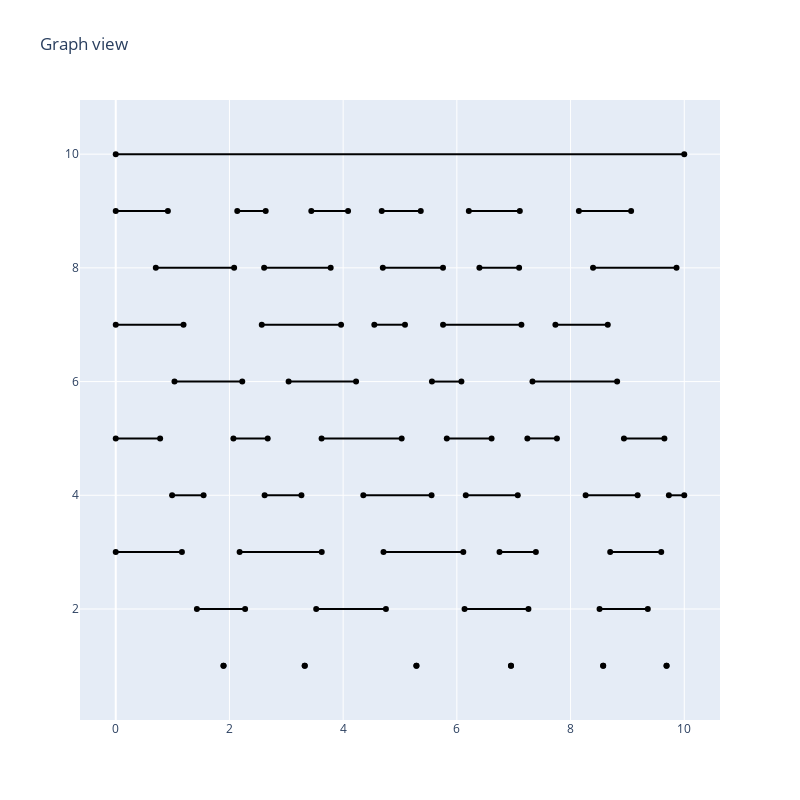

Source (notebook cell):
### Code cell
fig = plot_a_layered_graph(layers)

### Figure 1 — Plotly figure (JSON) as saved in the notebook; plotly's stock layout.template omitted (floating-point values rounded to 4 significant figures)
{"data": [{"line": {"color": "black"}, "type": "scatter", "x": [0, 10], "y": [10, 10]}, {"line": {"color": "black"}, "type": "scatter", "x": [0, 0.917], "y": [9, 9]}, {"line": {"color": "black"}, "type": "scatter", "x": [2.137, 2.637], "y": [9, 9]}, {"line": {"color": "black"}, "type": "scatter", "x": [3.44, 4.087], "y": [9, 9]}, {"line": {"color": "black"}, "type": "scatter", "x": [4.679, 5.365], "y": [9, 9]}, {"line": {"color": "black"}, "type": "scatter", "x": [6.211, 7.107], "y": [9, 9]}, {"line": {"color": "black"}, "type": "scatter", "x": [8.146, 9.065], "y": [9, 9]}, {"line": {"color": "black"}, "type": "scatter", "x": [0.7045, 2.083], "y": [8, 8]}, {"line": {"color": "black"}, "type": "scatter", "x": [2.61, 3.78], "y": [8, 8]}, {"line": {"color": "black"}, "type": "scatter", "x": [4.698, 5.756], "y": [8, 8]}, {"line": {"color": "black"}, "type": "scatter", "x": [6.397, 7.095], "y": [8, 8]}, {"line": {"color": "black"}, "type": "scatter", "x": [8.396, 9.864], "y": [8, 8]}, {"line": {"color": "black"}, "type": "scatter", "x": [0, 1.192], "y": [7, 7]}, {"line": {"color": "black"}, "type": "scatter", "x": [2.569, 3.963], "y": [7, 7]}, {"line": {"color": "black"}, "type": "scatter", "x": [4.548, 5.087], "y": [7, 7]}, {"line": {"color": "black"}, "type": "scatter", "x": [5.757, 7.135], "y": [7, 7]}, {"line": {"color": "black"}, "type": "scatter", "x": [7.734, 8.655], "y": [7, 7]}, {"line": {"color": "black"}, "type": "scatter", "x": [1.033, 2.225], "y": [6, 6]}, {"line": {"color": "black"}, "type": "scatter", "x": [3.041, 4.227], "y": [6, 6]}, {"line": {"color": "black"}, "type": "scatter", "x": [5.562, 6.08], "y": [6, 6]}, {"line": {"color": "black"}, "type": "scatter", "x": [7.33, 8.819], "y": [6, 6]}, {"line": {"color": "black"}, "type": "scatter", "x": [0, 0.7804], "y": [5, 5]}, {"line": {"color": "black"}, "type": "scatter", "x": [2.07, 2.673], "y": [5, 5]}, {"line": {"color": "black"}, "type": "scatter", "x": [3.621, 5.029], "y": [5, 5]}, {"line": {"color": "black"}, "type": "scatter", "x": [5.823, 6.611], "y": [5, 5]}, {"line": {"color": "black"}, "type": "scatter", "x": [7.241, 7.76], "y": [5, 5]}, {"line": {"color": "black"}, "type": "scatter", "x": [8.939, 9.651], "y": [5, 5]}, {"line": {"color": "black"}, "type": "scatter", "x": [0.9916, 1.545], "y": [4, 4]}, {"line": {"color": "black"}, "type": "scatter", "x": [2.619, 3.266], "y": [4, 4]}, {"line": {"color": "black"}, "type": "scatter", "x": [4.355, 5.555], "y": [4, 4]}, {"line": {"color": "black"}, "type": "scatter", "x": [6.157, 7.071], "y": [4, 4]}, {"line": {"color": "black"}, "type": "scatter", "x": [8.266, 9.18], "y": [4, 4]}, {"line": {"color": "black"}, "type": "scatter", "x": [9.73, 10], "y": [4, 4]}, {"line": {"color": "black"}, "type": "scatter", "x": [0, 1.164], "y": [3, 3]}, {"line": {"color": "black"}, "type": "scatter", "x": [2.179, 3.623], "y": [3, 3]}, {"line": {"color": "black"}, "type": "scatter", "x": [4.71, 6.113], "y": [3, 3]}, {"line": {"color": "black"}, "type": "scatter", "x": [6.751, 7.39], "y": [3, 3]}, {"line": {"color": "black"}, "type": "scatter", "x": [8.697, 9.595], "y": [3, 3]}, {"line": {"color": "black"}, "type": "scatter", "x": [1.428, 2.275], "y": [2, 2]}, {"line": {"color": "black"}, "type": "scatter", "x": [3.526, 4.752], "y": [2, 2]}, {"line": {"color": "black"}, "type": "scatter", "x": [6.135, 7.259], "y": [2, 2]}, {"line": {"color": "black"}, "type": "scatter", "x": [8.51, 9.359], "y": [2, 2]}, {"line": {"color": "black"}, "type": "scatter", "x": [1.896, 1.896], "y": [1, 1]}, {"line": {"color": "black"}, "type": "scatter", "x": [3.324, 3.324], "y": [1, 1]}, {"line": {"color": "black"}, "type": "scatter", "x": [5.289, 5.289], "y": [1, 1]}, {"line": {"color": "black"}, "type": "scatter", "x": [6.952, 6.952], "y": [1, 1]}, {"line": {"color": "black"}, "type": "scatter", "x": [8.574, 8.574], "y": [1, 1]}, {"line": {"color": "black"}, "type": "scatter", "x": [9.689, 9.689], "y": [1, 1]}], "layout": {"height": 800, "showlegend": false, "title": {"text": "Graph view"}, "width": 800, "yaxis": {"scaleanchor": "x"}, "yaxis2": {"overlaying": "y", "scaleanchor": "x", "side": "right"}}}
